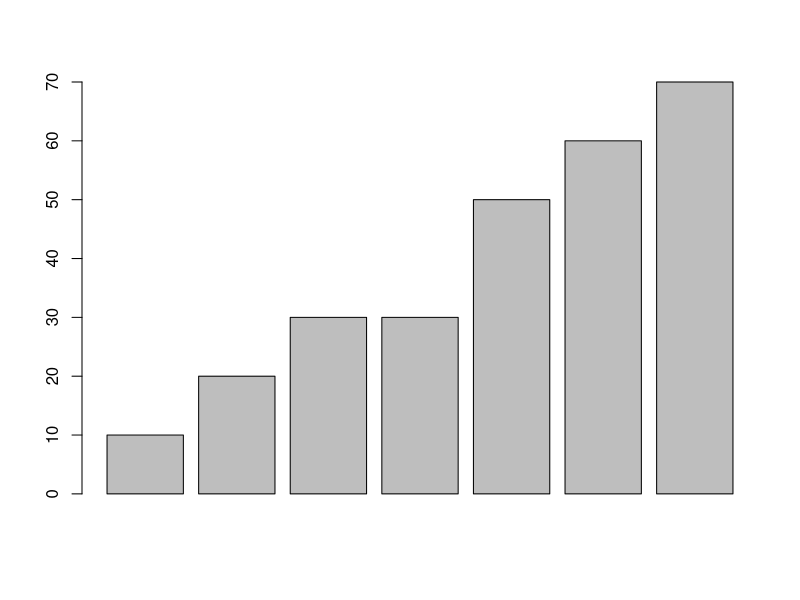
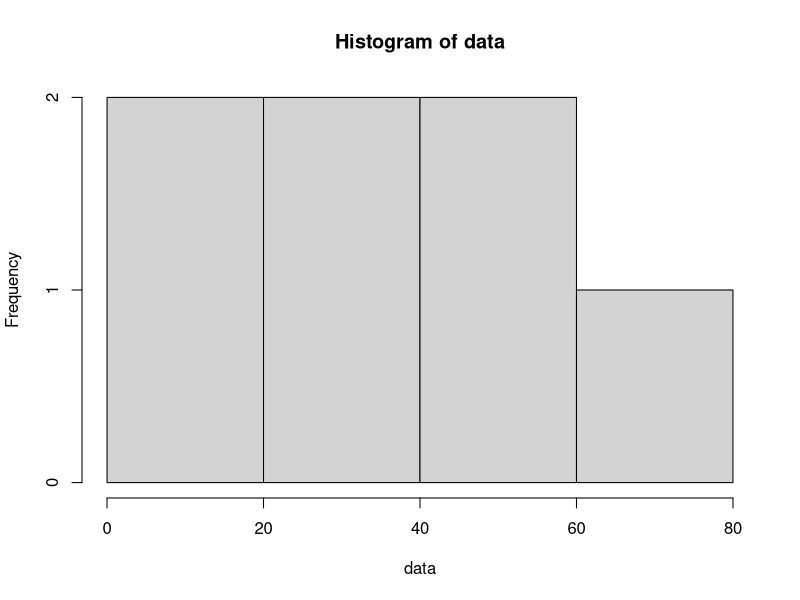
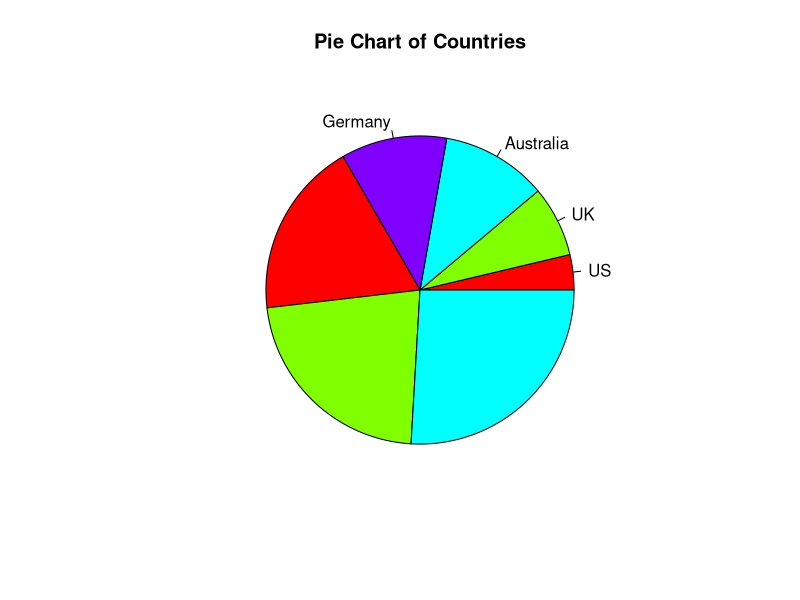

Write R code to recreate these figures, in order.
data <- c(10,20,30,30,50,60,70)

print("Dataset:")
print(data)

mean_value <- mean(data)
print(paste("Mean =",mean_value))

median_value <- median(data)
print(paste("Median=",median_value))    

mode_function <- function(x){
    ux <- unique(x)
    ux[which.max(tabulate(match(x,ux)))]
}

mode_value <- mode_function(data)
print(paste("Mode=",mode_value))

max_value <- max(data)
print(paste("Max=",max_value))

min_value <- min(data)
print(paste("Min=",min_value))

var_value <- var(data)
print(paste("variance=",var_value))

sd_value <- sd(data)
print(paste("Standard deviation=",sd_value))

s<-summary(data)
print(s)

b <- barplot(data)
print(b)

h <- hist(data)
print(h)

lbls <- c("US", "UK", "Australia", "Germany")
pie(data, labels = lbls, main="Pie Chart of Countries", col=rainbow(length(lbls)))
